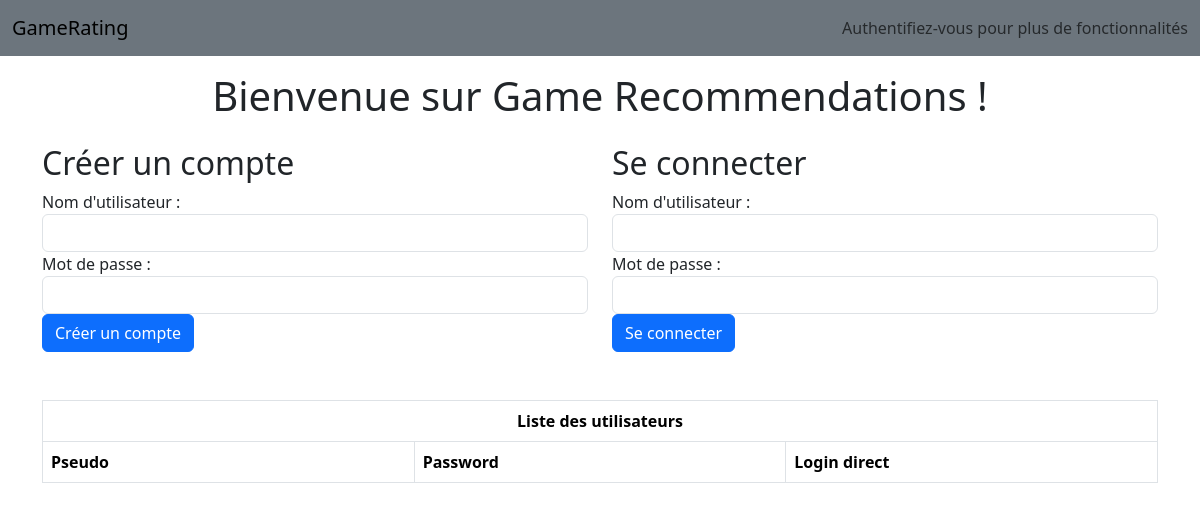
Before: / with the older database file.
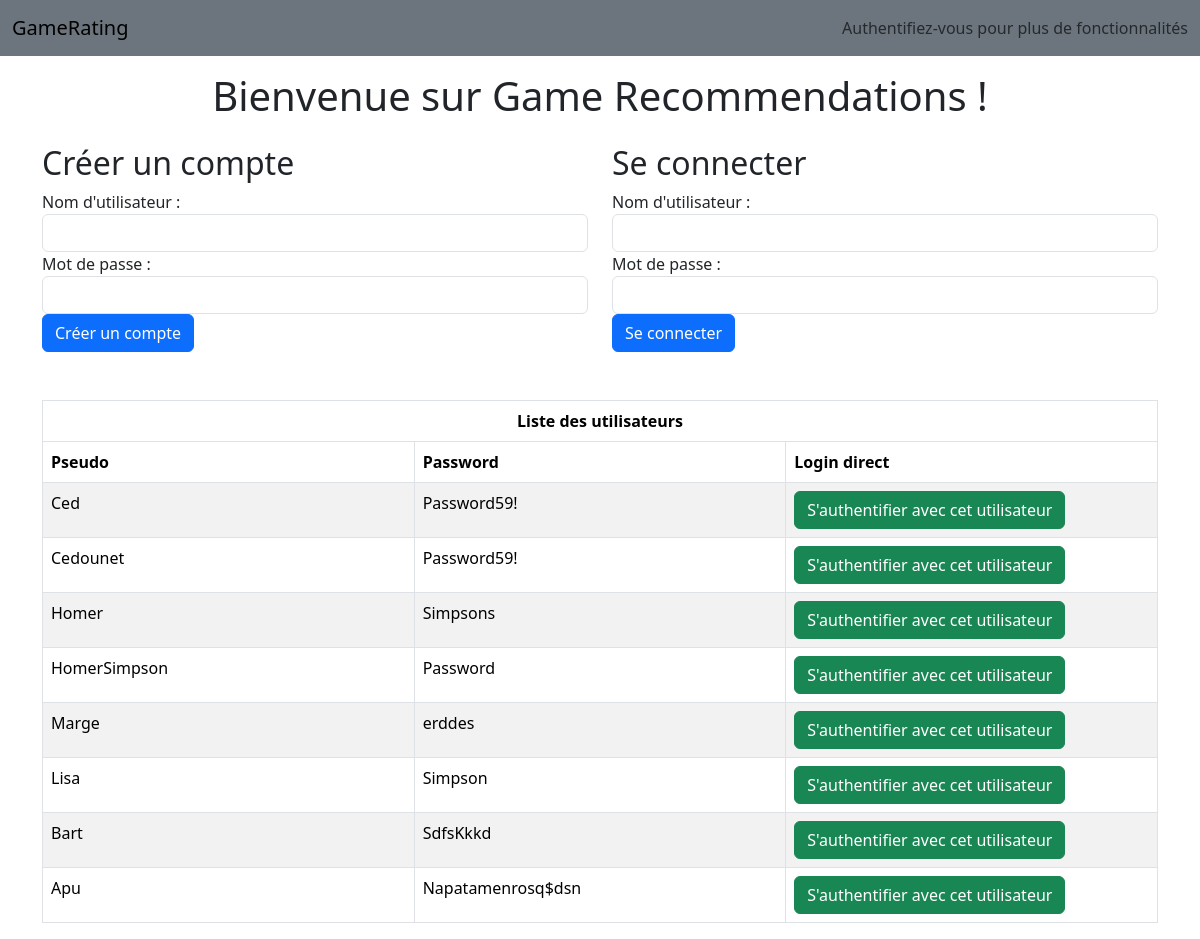
After: the same page with the newer database file.
### tables this page shows
CREATE TABLE IF NOT EXISTS `users` (
  `id` int NOT NULL AUTO_INCREMENT,
  `pseudo` varchar(50) NOT NULL,
  `password` varchar(50) NOT NULL,
  PRIMARY KEY (`id`),
  UNIQUE KEY `user_pseudo` (`pseudo`)
);

### controllers/HomeController.php (called while the page is built, shortened)
<?php
class HomeController {
    private UserRepository $userRepository;
    public function __construct(UserRepository $userRepository) {
        $this->userRepository = $userRepository;
    }
    public function index(): void {
        $users = $this->userRepository->getAllUser();
        require_once __DIR__ . '/../views/home/index.php';
    }
}

### repositories/UserRepository.php (called while the page is built, shortened)
<?php
require_once __DIR__.'/../models/users/User.php';
class UserRepository {
    private PDO $pdo;
    public function __construct(PDO $pdo) {
        $this->pdo = $pdo;
    }
    public function getAllUser(): array {
        $stmt = $this->pdo->prepare("SELECT * FROM users");
        $stmt->execute();
        $usersData = $stmt->fetchAll(PDO::FETCH_ASSOC);
        $users = [];
        foreach ($usersData as $userData){
            $user = new User(
                $userData['pseudo'],
                $userData['password'],
                $userData['id']
            );
            $users[] = $user;
        }
        return $users;
    }
}

### models/users/User.php (called while the page is built, shortened)
<?php
class User {
    private string $pseudo;
    private string $password;
    public function getPseudo(): string
    {
        return $this->pseudo;
    }
    public function setPseudo(string $pseudo): void
    {
        $this->pseudo = $pseudo;
    }
    public function getPassword(): string
    {
        return $this->password;
    }
    public function setPassword(string $password): void
    {
        $this->password = $password;
    }
}

### views/home/index.php (the view, shortened to what this page needs)
<h1 class="text-center mt-3 mb-4">Bienvenue sur Game Recommendations !</h1>
<?php if (isset($_SESSION['pseudo'])): ?>
    <div class="row">
        <div class="col-12">
            <?php include __DIR__ . '/../partials/messages.php'; ?>
        </div>
    </div>
    <p class="text-center">Vous êtes authentifié en tant que <?= htmlspecialchars($_SESSION['pseudo'], ENT_QUOTES, 'UTF-8') ?></p>
    <p class="text-center mt-2 mb-3">Pour noter un jeu, allez sur la page "Voir tous les jeux" et cliquez sur celui que vous voulez noter.</p>
    <div class="text-center mt-3 mb-3">
        <a href="/GameRating/add-game.php" class="btn btn-primary">Ajouter un jeu</a>
        <a href="/GameRating/games.php" class="btn btn-primary ms-2">Voir tous les jeux</a>
        <a href="/GameRating/my-ratings.php" class="btn btn-primary ms-2">Voir mes notes</a>
    </div>
    <form class="text-center" action="/GameRating/index.php" method="post">
        <input type="hidden" name="action_name" value="logout">
        <button type="submit" class="btn btn-secondary">Se déconnecter</button>
    </form>
<?php else: ?>
    <div class="row">
        <div class="col-md-6">
            <h2>Créer un compte</h2>
            <form action="/GameRating/index.php" method="post">
                <div class="form-group">
                    <label for="new_pseudo">Nom d'utilisateur :</label>
                    <input type="text" class="form-control" id="new_pseudo" name="pseudo" required>
                </div>
                <div class="form-group">
                    <label for="new_password">Mot de passe :</label>
                    <input type="password" class="form-control" id="new_password" name="password" required>
                </div>
                <button type="submit" class="btn btn-primary">Créer un compte</button>
            </form>
        </div>
        <div class="col-md-6">
            <h2>Se connecter</h2>
            <form action="/GameRating/index.php" method="post">
                <div class="form-group">
                    <label for="username">Nom d'utilisateur :</label>
                    <input type="text" class="form-control" id="username" name="pseudo" required>
                </div>
                <div class="form-group">
                    <label for="password">Mot de passe :</label>
                    <input type="password" class="form-control" id="password" name="password" required>
                </div>
                <button type="submit" class="btn btn-primary">Se connecter</button>
            </form>
        </div>
    </div>
    <div class="row mt-5">
        <div class="col-12">
            <table class="table table-bordered table-striped">
                <thead class="thead-light">
                <tr>
                    <th colspan="3" class="text-center">Liste des utilisateurs</th>
                </tr>
                <tr>
                    <th class="col-4">Pseudo</th>
                    <th class="col-4">Password</th>
                    <th class="col-4">Login direct</th>
                </tr>
                </thead>
                <tbody>
                <?php
                foreach ($users as $user): ?>
                    <tr>
                        <td><?= htmlspecialchars($user->getPseudo(), ENT_QUOTES, 'UTF-8') ?></td>
                        <td><?= htmlspecialchars($user->getPassword(), ENT_QUOTES, 'UTF-8') ?></td>
                        <td>
                            <form action="/GameRating/index.php" method="post">
                                <button type="submit" class="btn btn-success">S'authentifier avec cet utilisateur</button>
                            </form>
                        </td>
                    </tr>
                <?php endforeach; ?>
                </tbody>
            </table>
        </div>
    </div>
<?php endif; ?>

### index.php (shortened to what this page needs)
<?php
require_once __DIR__ . '/repositories/UserRepository.php';
$pdo = Database::getInstance()->getPDO();
$userRepository = new UserRepository($pdo);
?>
<!DOCTYPE html>
<html lang="fr">
<head>
    <link rel="stylesheet" href="public/bootstrap/css/bootstrap.min.css">
</head>
<body>
<?php include 'views/partials/navbar.php'; ?>
<div class="container">
    <?php
    $url = $_SERVER['REQUEST_URI'];
    if ($url == '/GameRating/' || $url == '/GameRating/index.php') {
        require_once 'controllers/HomeController.php';
        $controller = new HomeController($userRepository);
        if ($_SERVER['REQUEST_METHOD'] === 'POST' && $_POST['action_name'] === 'login') {
            $controller->login();
        } elseif ($_SERVER['REQUEST_METHOD'] === 'POST' && $_POST['action_name'] === 'register') {
            $controller->register();
        } elseif ($_SERVER['REQUEST_METHOD'] === 'POST' && $_POST['action_name'] === 'logout') {
            $controller->logout();
        } else {
            $controller->index();
        }
    } elseif (str_contains($url, '/GameRating/games.php?') && isset($_GET['idGame'])) {
        require_once 'controllers/GameController.php';
        $controller = new GameController($gameRepository, $userRepository);
        $controller->viewGameDetail();
    } elseif ($url == '/GameRating/games.php' && isset($_POST['action_name']) && $_POST['action_name'] === 'rating') {
        require_once 'controllers/GameController.php';
        $controller = new GameController($gameRepository, $userRepository);
        $controller->ratingGame();
    } elseif ($url == '/GameRating/games.php') {
        require_once 'controllers/GameController.php';
        $controller = new GameController($gameRepository, $userRepository);
        $controller->index();
    } elseif ($url == '/GameRating/add-game.php') {
        require_once 'controllers/GameController.php';
        $controller = new GameController($gameRepository, $userRepository);
        $controller->addGame();
    } elseif ($url == '/GameRating/my-ratings.php') {
        require_once 'controllers/GameController.php';
        $controller = new GameController($gameRepository, $userRepository);
        $controller->viewRatings();
    } else {
        http_response_code(404);
        echo "Page not found";
    }
    ?>
</div>
</body>
</html>

### views/partials/navbar.php (shortened to what this page needs)
<nav class="navbar navbar-expand-lg navbar-light bg-secondary">
    <div class="container-fluid">
        <a class="navbar-brand" href="/GameRating/">GameRating</a>
        <div class="collapse navbar-collapse" id="navbarNav">
            <ul class="navbar-nav ms-auto d-flex align-items-center">
                <?php if (isset($_SESSION['pseudo'])): ?>
                    <li class="nav-item">
                        <span class="navbar-text me-3">Vous êtes connecté en tant que <?= htmlspecialchars($_SESSION['pseudo'], ENT_QUOTES, 'UTF-8') ?></span>
                    </li>
                    <li class="nav-item">
                        <form action="/GameRating/index.php" method="post" class="d-inline">
                            <input type="hidden" name="action_name" value="logout">
                            <button type="submit" class="btn btn-link nav-link">Se déconnecter</button>
                        </form>
                    </li>
                <?php else: ?>
                    <li class="nav-item">
                        <span class="navbar-text">Authentifiez-vous pour plus de fonctionnalités</span>
                    </li>
                <?php endif; ?>
            </ul>
        </div>
    </div>
</nav>

Changed rows visible on the page:
added users: pseudo "Ced", password "Password59!"
added users: pseudo "Cedounet", password "Password59!"
added users: pseudo "Homer", password "Simpsons"
added users: pseudo "HomerSimpson", password "Password"
added users: pseudo "Marge", password "erddes"
added users: pseudo "Lisa", password "Simpson"
added users: pseudo "Bart", password "SdfsKkkd"
added users: pseudo "Apu", password "Napatamenrosq$dsn"
